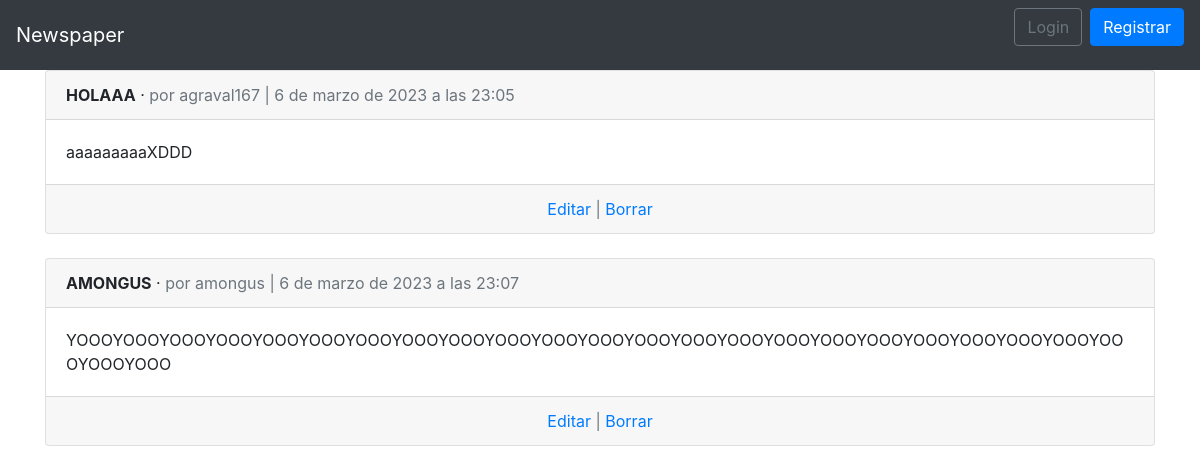
The app's page /articles/ with its own data.
### articles/models.py (models this page shows, shortened)
class Article(models.Model):
    title = models.CharField(max_length=255, verbose_name='Título')
    body = models.TextField(verbose_name='Cuerpo')
    date = models.DateTimeField(auto_now_add=True, verbose_name='Fecha')
    author = models.ForeignKey(
        get_user_model(),                         # ó settings.AUTH_USER_MODEL,
        on_delete=models.CASCADE,
        verbose_name='Autor'
    )

### accounts/models.py (models this page shows)
class CustomUser(AbstractUser):
    age = models.PositiveIntegerField(null=True, blank=True, verbose_name="Edad")

### articles/views.py (the view)
# urls.py: path('', ArticleListView.as_view(), name='article_list'),
class ArticleListView(ListView):
    model = Article
    template_name = 'article_list.html'

### templates/article_list.html (shortened to what this page needs)
{% extends 'base.html' %}
{% block content %}
  {% for article in object_list %}
    <div class="card">
      <div class="card-header">
        <span class="font-weight-bold">{{ article.title }}</span> &middot;
        <span class="text-muted">por {{ article.author }} | {{ article.date }}</span>
      </div>
      <div class="card-body">
        {{ article.body }}
      </div>
      <div class="card-footer text-center text-muted">
        <a href="{% url 'article_edit' article.pk %}">Editar</a> |
        <a href="{% url 'article_delete' article.pk %}">Borrar</a>
      </div>
    </div>
    <br>
  {% endfor %}
{% endblock content %}

### templates/base.html (shortened to what this page needs)
<html lang="es">
  <head>
    <link rel="stylesheet" href="https://cdn.jsdelivr.net/npm/bootstrap@4.5.3/dist/css/bootstrap.min.css">
  </head>
  <body>
    <nav class="navbar navbar-expand-lg navbar-dark bg-dark">
      <a class="navbar-brand" href="{% url 'home' %}">Newspaper</a>
      <div class="collapse navbar-collapse" id="navbarSupportedContent">
        {% if user.is_authenticated %}
          <ul class="navbar-nav ml-auto">
            <li class="nav-item">
              <a class="nav-link dropdown-toggle" href="#" id="navbarDropdown" role="button" data-toggle="dropdown" aria-haspopup="true" aria-expanded="false">
                {{ user.username }}
              </a>
              <div class="dropdown-menu dropdown-menu-lg-right" aria-labelledby="navbarDropdown">
                <a class="dropdown-item" href="{% url 'password_change'%}">Cambiar contraseña</a>
                <div class="dropdown-divider"></div>
                <a class="dropdown-item" href="{% url 'logout' %}">Logout</a>
              </div>
            </li>
          </ul>
        {% else %}
          <form class="form-inline ml-auto">
            <a href="{% url 'login' %}" class="btn btn-outline-secondary">Login</a>
            <a href="{% url 'signup' %}" class="btn btn-primary ml-2">Registrar</a>
          </form>
        {% endif %}
      </div>
    </nav>
    <main>
      <div class="container">
        {% block content %}
        {% endblock content %}
      </div>
    </main>
  </body>
</html>

### records on screen
Article: title "HOLAAA", author "agraval167", date "6 de marzo de 2023 a las 23:05", body "aaaaaaaaaXDDD"
Article: title "AMONGUS", author "amongus", date "6 de marzo de 2023 a las 23:07", body "YOOOYOOOYOOOYOOOYOOOYOOOYOOOYOOOYOOOYOOOYOOOYOOOYOOOYOOOYOOOYOOOYOOOYOOOYOOOYOOOYOOOYOOOYOOOYOOOYOOO"
